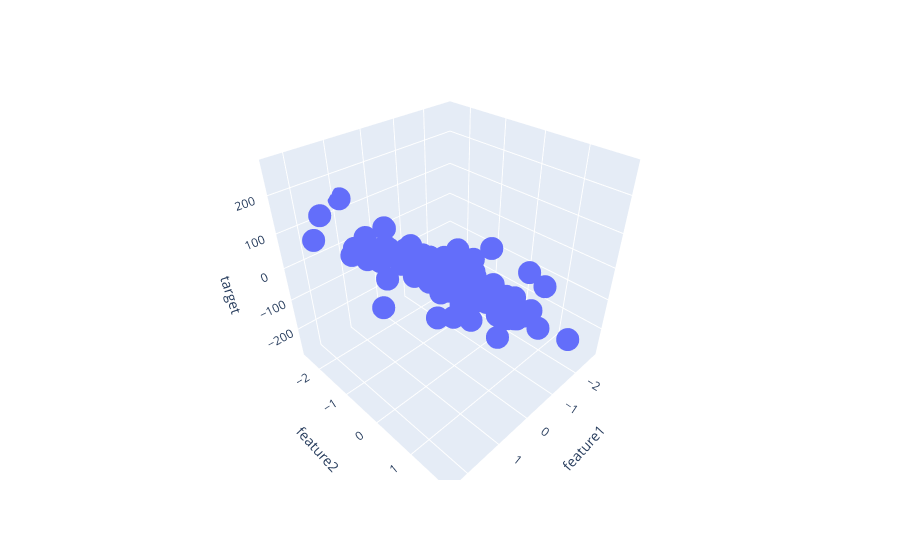

The notebook cell saved with this chart:
### Code cell
fig = px.scatter_3d(df,
                   x = "feature1",
                   y = "feature2",
                   z = "target")
fig.show()
